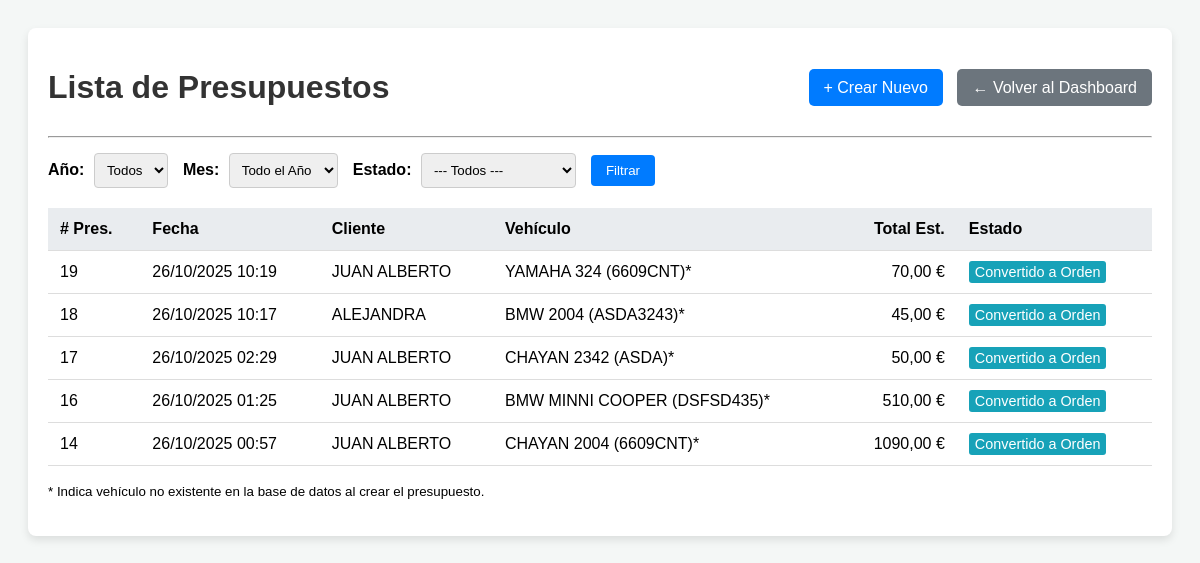
/presupuestos/, run on the app's committed database.
### taller/models.py (models this page shows, shortened)
class Presupuesto(models.Model):
    cliente = models.ForeignKey(Cliente, on_delete=models.CASCADE, help_text="Cliente al que se dirige el presupuesto.")
    vehiculo = models.ForeignKey(Vehiculo, on_delete=models.SET_NULL, null=True, blank=True, help_text="Vehículo asociado (opcional, si ya existe).")
    matricula_nueva = models.CharField(max_length=20, blank=True, null=True, help_text="Matrícula si es un vehículo nuevo.")
    marca_nueva = models.CharField(max_length=50, blank=True, null=True, help_text="Marca si es un vehículo nuevo.")
    modelo_nuevo = models.CharField(max_length=50, blank=True, null=True, help_text="Modelo si es un vehículo nuevo.")
    fecha_creacion = models.DateTimeField(default=timezone.now, editable=False)
    problema_o_trabajo = models.TextField(help_text="Descripción del problema o trabajo a presupuestar.")
    ESTADO_CHOICES = [
        ('Pendiente', 'Pendiente'),
        ('Aceptado', 'Aceptado'),
        ('Rechazado', 'Rechazado'),
        ('Convertido', 'Convertido a Orden'), # Nuevo estado para indicar que se usó para una orden
    ]
    estado = models.CharField(max_length=20, choices=ESTADO_CHOICES, default='Pendiente')
    total_estimado = models.DecimalField(max_digits=10, decimal_places=2, default=0.00, help_text="Cálculo total del presupuesto.")

class Cliente(models.Model):
    nombre = models.CharField(max_length=100)
    telefono = models.CharField(max_length=20, unique=True) # MANTENIDO COMO UNIQUE

### taller/views.py (the view, shortened to what this page needs)
# urls.py: path('presupuestos/', views.lista_presupuestos, name='lista_presupuestos'),
def lista_presupuestos(request):
    estado_filtro = request.GET.get('estado')
    ano_seleccionado = request.GET.get('ano') # <-- NUEVO
    mes_seleccionado = request.GET.get('mes') # <-- NUEVO
    presupuestos_qs = Presupuesto.objects.select_related('cliente', 'vehiculo').order_by('-fecha_creacion')
    if estado_filtro and estado_filtro in [choice[0] for choice in Presupuesto.ESTADO_CHOICES]:
        presupuestos_qs = presupuestos_qs.filter(estado=estado_filtro)
    if ano_seleccionado:
        try:
            ano_int = int(ano_seleccionado)
            presupuestos_qs = presupuestos_qs.filter(fecha_creacion__year=ano_int)
        except (ValueError, TypeError):
            ano_seleccionado = None # Ignorar si no es un número válido
    anos_y_meses_data = get_anos_y_meses_con_datos() # <-- NUEVO
    anos_disponibles = sorted(anos_y_meses_data.keys(), reverse=True) # <-- NUEVO
    ano_sel_int = int(ano_seleccionado) if ano_seleccionado else None
    mes_sel_int = int(mes_seleccionado) if mes_seleccionado else None
    context = {
        'presupuestos': presupuestos_qs,
        'estado_actual': estado_filtro,
        'estados_posibles': Presupuesto.ESTADO_CHOICES,
        'anos_y_meses': anos_y_meses_data, # <-- NUEVO
        'anos_disponibles': anos_disponibles, # <-- NUEVO
        'ano_seleccionado': ano_sel_int, # <-- NUEVO
        'mes_seleccionado': mes_sel_int, # <-- NUEVO
        'meses_del_ano': range(1, 13) # <-- NUEVO (Para el select de meses)
    }
    return render(request, 'taller/lista_presupuestos.html', context)

### taller/templates/taller/lista_presupuestos.html (shortened to what this page needs)
<!DOCTYPE html>
<html lang="es">
<head>
</head>
<body>
    <div class="container">
        <div class="header">
            <h1>Lista de Presupuestos</h1>
            <div>
                 <a href="{% url 'crear_presupuesto' %}" class="btn-new" style="margin-right: 10px;">+ Crear Nuevo</a>
                 <a href="{% url 'home' %}" class="back-btn">← Volver al Dashboard</a>
            </div>
        </div>
        <hr>
        <div class="filters">
            <form method="get" action="{% url 'lista_presupuestos' %}" style="display: flex; gap: 15px; align-items: center; flex-wrap: wrap;">
                <div>
                    <label for="ano">Año:</label>
                    <select name="ano" id="ano">
                        <option value="">Todos</option>
                    </select>
                </div>
                <div>
                    <label for="mes">Mes:</label>
                    <select name="mes" id="mes">
                        <option value="">Todo el Año</option>
                    </select>
                </div>
                <div>
                    <label for="estado_filtro">Estado:</label>
                    <select name="estado" id="estado_filtro">
                        <option value="">--- Todos ---</option>
                    </select>
                </div>
                <button type="submit">Filtrar</button>
            </form>
        </div>
        <table class="budget-table">
            <thead>
                <tr>
                    <th># Pres.</th>
                    <th>Fecha</th>
                    <th>Cliente</th>
                    <th>Vehículo</th>
                    <th style="text-align: right;">Total Est.</th>
                    <th>Estado</th>
                </tr>
            </thead>
            <tbody>
                {% for p in presupuestos %}
                    <tr data-url="{% url 'detalle_presupuesto' p.id %}">
                        <td>{{ p.id }}</td>
                        <td>{{ p.fecha_creacion|date:"d/m/Y H:i" }}</td>
                        <td>{{ p.cliente.nombre }}</td>
                        <td>
                            {% if p.vehiculo %}
                                {{ p.vehiculo }}
                            {% elif p.matricula_nueva %}
                                {{ p.marca_nueva }} {{ p.modelo_nuevo }} ({{ p.matricula_nueva }})*
                            {% else %}
                                N/A
                            {% endif %}
                        </td>
                        <td style="text-align: right;">{{ p.total_estimado|floatformat:2 }} €</td>
                        <td>
                            <span class="estado-{{ p.estado|lower }}">{{ p.get_estado_display }}</span>
                        </td>
                    </tr>
                {% endfor %}
            </tbody>
        </table>
        <p><small>* Indica vehículo no existente en la base de datos al crear el presupuesto.</small></p>
    </div>
</body>
</html>

### taller/templates/taller/lista_presupuestos.html (style rules this page uses)
body { font-family: sans-serif; padding: 20px; background-color: #f4f7f6; }
.container { max-width: 1200px; margin: auto; background-color: #fff; padding: 20px; border-radius: 8px; box-shadow: 0 4px 8px rgba(0,0,0,0.1); }
h1 { color: #333; }
.budget-table { width: 100%; border-collapse: collapse; margin-top: 20px; }
.budget-table th, .budget-table td { padding: 12px; text-align: left; border-bottom: 1px solid #ddd; }
.budget-table th { background-color: #e9ecef; }
.header { display: flex; justify-content: space-between; align-items: center; }
.back-btn, .btn-new { padding: 10px 15px; background-color: #6c757d; color: white; text-decoration: none; border-radius: 5px; }
.btn-new { background-color: #007bff; }
.estado-convertido { background-color: #17a2b8; color: white; padding: 3px 6px; border-radius: 3px; font-size: 0.9em; }
.filters { margin-bottom: 15px; margin-top: 15px; display: flex; gap: 15px; align-items: center; flex-wrap: wrap; }
.filters label { margin-right: 5px; font-weight: bold; }
.filters select { padding: 8px; border-radius: 4px; border: 1px solid #ccc; }
.filters button { padding: 8px 15px; background-color: #007bff; color: white; border: none; border-radius: 4px; cursor: pointer; }

### data on the page
Presupuesto: id "19", fecha_creacion "26/10/2025 10:19", cliente.nombre "JUAN ALBERTO", marca_nueva "YAMAHA", modelo_nuevo "324", matricula_nueva "6609CNT", total_estimado "70,00", estado "Convertido a Orden"
Presupuesto: id "18", fecha_creacion "26/10/2025 10:17", cliente.nombre "ALEJANDRA", marca_nueva "BMW", modelo_nuevo "2004", matricula_nueva "ASDA3243", total_estimado "45,00", estado "Convertido a Orden"
Presupuesto: id "17", fecha_creacion "26/10/2025 02:29", cliente.nombre "JUAN ALBERTO", marca_nueva "CHAYAN", modelo_nuevo "2342", matricula_nueva "ASDA", total_estimado "50,00", estado "Convertido a Orden"
Presupuesto: id "16", fecha_creacion "26/10/2025 01:25", cliente.nombre "JUAN ALBERTO", marca_nueva "BMW", modelo_nuevo "MINNI COOPER", matricula_nueva "DSFSD435", total_estimado "510,00", estado "Convertido a Orden"
Presupuesto: id "14", fecha_creacion "26/10/2025 00:57", cliente.nombre "JUAN ALBERTO", marca_nueva "CHAYAN", modelo_nuevo "2004", matricula_nueva "6609CNT", total_estimado "1090,00", estado "Convertido a Orden"
